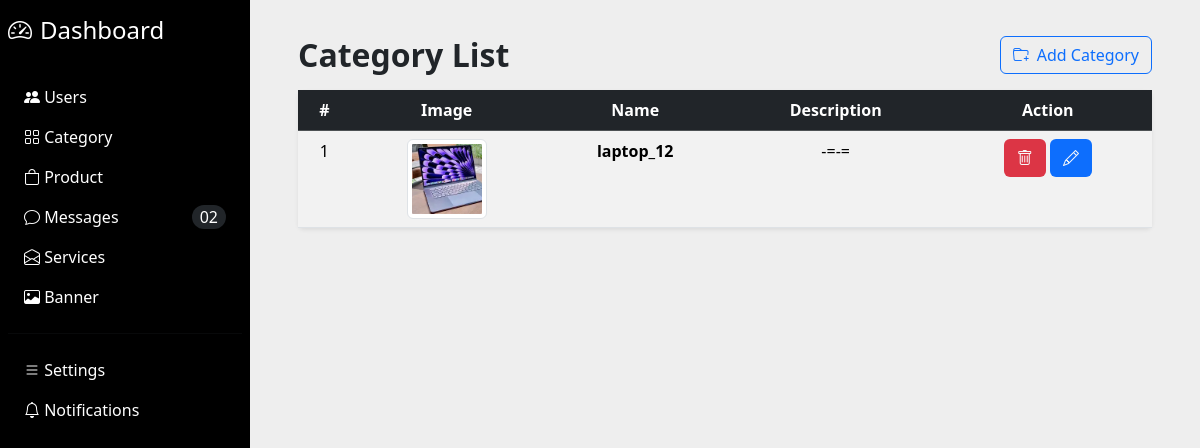
The page /dashboard/categories/ (signed in) on the database its author committed.
### product/models.py (models this page shows, shortened)
class Category(BaseModel):
    name = models.CharField(max_length=100)
    image = models.ImageField(upload_to="categories/", blank=True,null=True)
    description = models.TextField()

### dashboard/views.py (the view)
# urls.py: path("categories/", AllCategory.as_view(), name="categoery_list"),
class AllCategory(DashboardLoginRequiredMixin,ListView):
    model = Category
    template_name = "dashboard/categoery_list.html"
    context_object_name = "categoery"

### dashboard/views.py (called while the page is built)
    def dispatch(self, request, *args, **kwargs):
        if not request.user.is_authenticated:
            return render(request, 'index.html')
        return super().dispatch(request, *args, **kwargs)

### template/dashboard/categoery_list.html (shortened to what this page needs)
{% extends "dashboard/base.html" %} {% block content %}
<div class="container-fluid">
  <div class="d-flex justify-content-between align-items-center mb-3">
    <h2 class="fw-bold mb-0">Category List</h2>
    <div class="d-flex gap-2">
      <a href="{% url 'category_form' %}" class="btn btn-outline-primary d-flex align-items-center gap-2">
        <i class="bi bi-folder-plus"></i>Add Category</a>
    </div>
  </div>
  <div class="card shadow-sm border-0">
    <div class="card-body p-0">
      <div class="table-responsive">
        <table class="table table-striped table-hover mb-0 text-center">
          <thead class="table-dark">
            <tr>
              <th>#</th>
              <th>Image</th>
              <th>Name</th>
              <th>Description</th>
              <th>Action</th>
            </tr>
          </thead>
          <tbody>
          {% for categoerys in categoery %}
            <tr>
              <td>{{ forloop.counter }}</td>
              <td>
                {% if categoerys.image %}
                  <img src="{{ categoerys.image.url }}" class="img-thumbnail" style="width: 80px; height: 80px; object-fit: cover"/>
                {% else %}
                  <span class="text-muted">No Image</span>
                {% endif %}
              </td>
              <td class="fw-semibold">{{ categoerys.name }}</td>
              <td>{{ categoerys.description }}</td>
              <td>
                <form method="post" action="{% url 'category_delete' categoerys.id %}" class="d-inline">
                  <button class="btn bg-danger text-light"title="Delete Category">
                    <i class="bi bi-trash"></i>
                  </button>
                </form>
                <a href="{% url 'category_edit' categoerys.id %}" class="btn bg-primary text-light" title="Edit Category">
                  <i class="bi bi-pencil"></i>
                </a>
              </td>
            </tr>
            {% empty %}
            <tr>
              <td colspan="7" class="text-muted py-4">No products found</td>
            </tr>
          {% endfor %}
          </tbody>
        </table>
      </div>
    </div>
  </div>
</div>
{% endblock %}

### static/dashboard/css/style.css (style rules this page uses)
body { background: #eee; }

### rows shown on the page
Category: image (picture), name "laptop_12", description "-=-="
